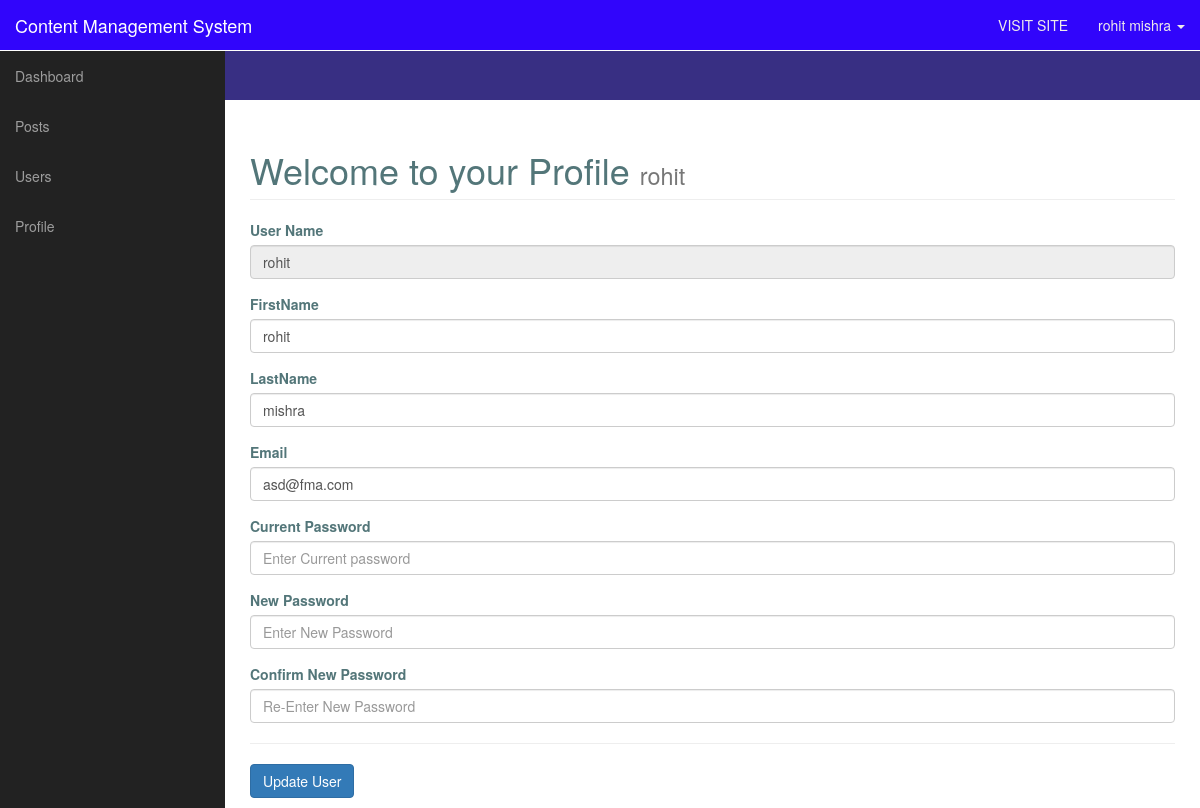
Screenshot of /CMS_Task_1/admin/profile1.php (signed in) with the database file from the repository.
### tables this page shows
CREATE TABLE `users` (
  `id` int(4) NOT NULL,
  `username` varchar(225) NOT NULL,
  `firstname` varchar(225) NOT NULL,
  `lastname` varchar(225) NOT NULL,
  `email` varchar(225) NOT NULL,
  `password` varchar(225) NOT NULL,
  `role` varchar(225) NOT NULL DEFAULT 'user'
);

### CMS_Task_1/admin/profile1.php (the view, shortened to what this page needs)
<?php
include ('includes/adminheader.php');
if (isset($_SESSION['username'])) {
	$username = $_SESSION['username'];
	$query = "SELECT * FROM users WHERE username = '$username'" ;
	$result= mysqli_query($conn , $query) or die (mysqli_error($conn));
	if (mysqli_num_rows($result) > 0 ) {
		$row = mysqli_fetch_array($result);
		$useremail = $row['email'];
		$userfirstname = $row['firstname'];
		$userlastname = $row['lastname'];
	}
	?>
	<?php
}
?>
<div id="wrapper">
       <?php include 'includes/adminnav.php';?>
        <div id="page-wrapper">
            <div class="container-fluid">
                <div class="row">
                    <div class="col-lg-12">
                        <h1 class="page-header">
                            Welcome to your Profile
                            <small><?php echo $_SESSION['firstname']; ?></small>
                        </h1>
<form role="form" action="" method="POST" enctype="multipart/form-data">
<div class="form-group">
		<label for="user_title">User Name</label>
		<input type="text" name="username" class="form-control" value="<?php echo $username; ?>" readonly>
	</div>
	<div class="form-group">
		<label for="user_author">FirstName</label>
		<input type="text" name="firstname" class="form-control" value="<?php echo $userfirstname; ?>" required>
	</div>
	<div class="form-group">
		<label for="user_status">LastName</label>
		<input type="text" name="lastname" class="form-control" value="<?php echo $userlastname; ?>" required>
	</div>
	<div class="form-group">
		<label for="user_tag">Email</label>
		<input type="email" name="email" class="form-control" value="<?php echo $useremail; ?>" required>
	</div>
	<div class="form-group">
		<label for="usertag">Current Password</label>
		<input type="password" name="currentpassword" class="form-control" placeholder="Enter Current password" required>
	</div>
	<div class="form-group">
		<label for="usertag">New Password</label>
		<input type="password" name="newpassword" class="form-control" placeholder="Enter New Password">
	</div>
	<div class="form-group">
		<label for="usertag">Confirm New Password</label>
		<input type="password" name="confirmnewpassword" class="form-control" placeholder="Re-Enter New Password" >
	</div>
<hr>
<button type="submit" name="update" class="btn btn-primary" value="Update User">Update User</button>
                    </div>
                </div>
            </div>
        </div>
    </div>
</body>
</html>

### CMS_Task_1/admin/css/sb-admin.css (style rules this page uses)
body { margin-top: 100px; background-color: #222; }
@media (min-width:768px) { body { margin-top: 50px; } }
#wrapper { padding-left: 0; }
#page-wrapper { width: 100%; padding: 0; background-color: #fff; }
@media (min-width:768px) { #wrapper { padding-left: 225px; } }
@media (min-width:768px) { #page-wrapper { padding: 10px; } }

### CMS_Task_1/admin/includes/adminheader.php (style rules this page uses)
body { margin-top: 100px; background-color: #382f83; color: #537679; }

### rows the page displays
users: firstname "rohit", lastname "mishra", email "asd@fma.com"

### other values shown
$_SESSION['firstname'] "rohit"
$_SESSION['lastname'] "mishra"
